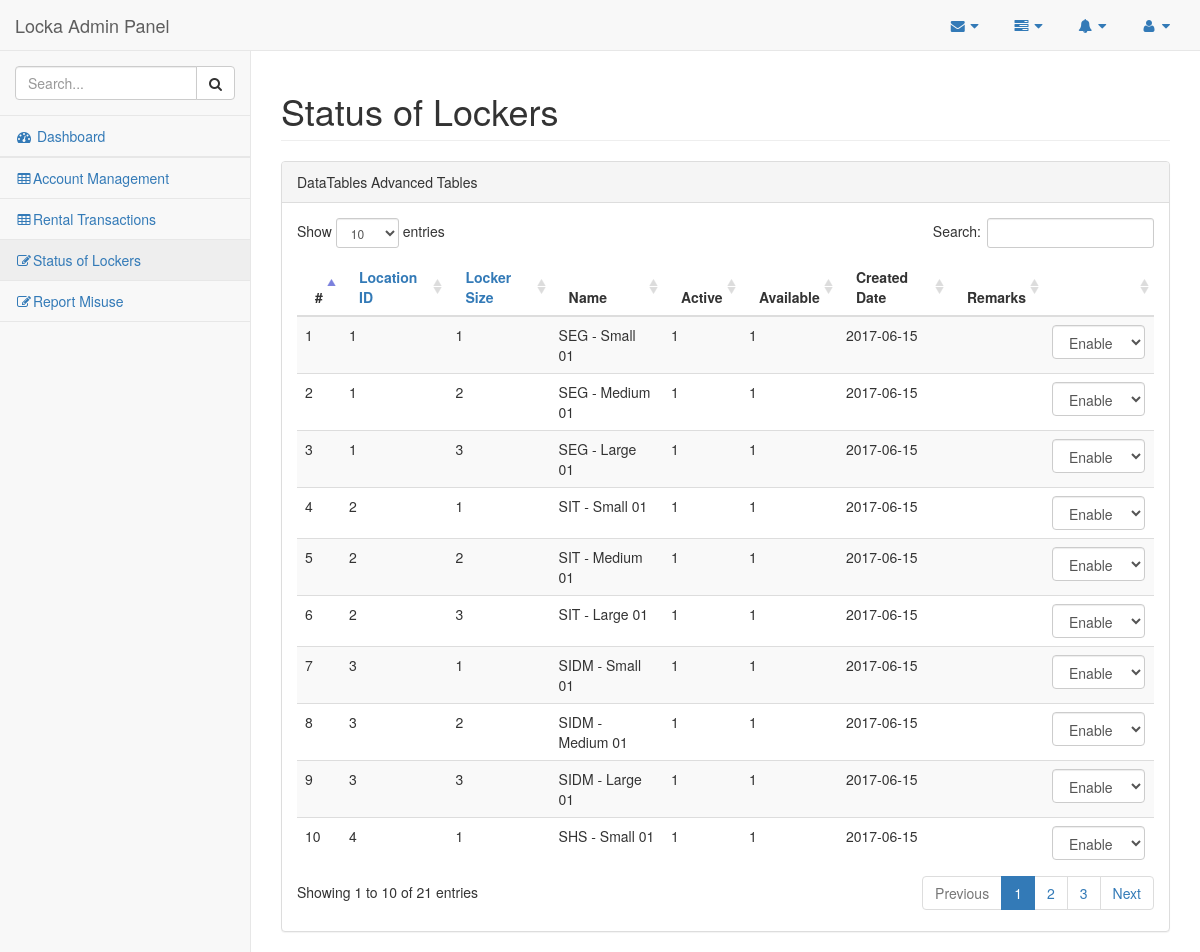
The app's page /index.php/lockerstatus, older data.
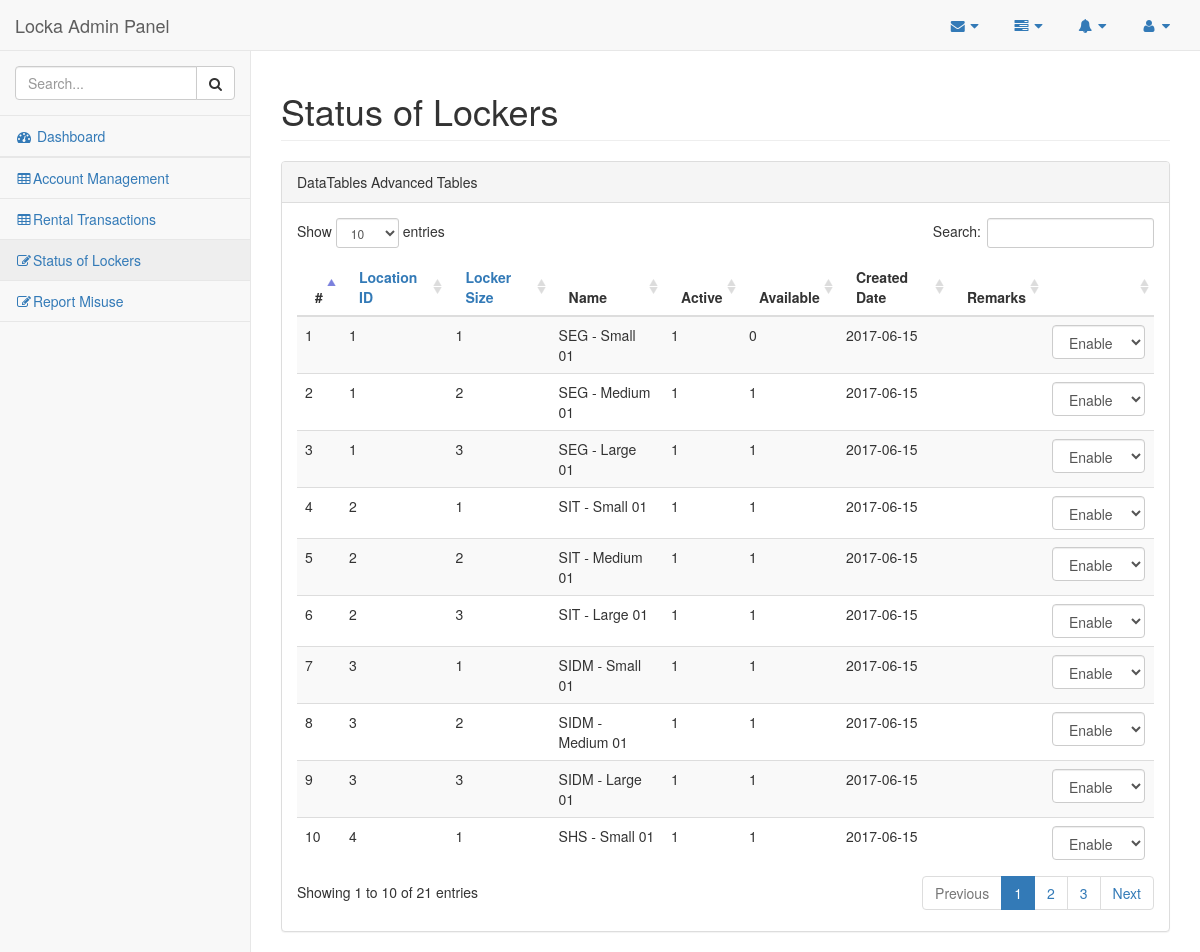
The same page, newer data.
### tables this page shows
CREATE TABLE IF NOT EXISTS `tbl_locker` (
  `ID` int(11) NOT NULL,
  `Location_ID` int(11) NOT NULL COMMENT 'Location ID - foreign key from location table',
  `Locker_Size_ID` int(11) NOT NULL,
  `Name` varchar(45) DEFAULT NULL,
  `Desc` varchar(45) DEFAULT NULL,
  `Remarks` varchar(120) DEFAULT NULL,
  `Is_Available` tinyint(4) NOT NULL DEFAULT '0',
  `Is_Active` tinyint(4) NOT NULL DEFAULT '0',
  `Created_By` varchar(45) NOT NULL,
  `Created_Date` date NOT NULL,
  PRIMARY KEY (`ID`,`Location_ID`)
);

### application/controllers/LockerStatus.php (called while the page is built, shortened)
<?php
	class LockerStatus extends CI_Controller {
		public function index()
		{
			$this->load->model('AdminModel');
			$data['lockerlist'] = $this->AdminModel->GenerateLockerList();
			$this->load->view('Admin/AllLockerStatus', $data);
		}
	}
?>

### index.php (called while the page is built, shortened)
<?php
require_once BASEPATH.'core/CodeIgniter.php';

### application/models/AdminModel.php (called while the page is built, shortened)
<?php
	class AdminModel extends CI_Model
	{
		function GenerateLockerList()
		{
			$this->db->select('*');
			$this->db->from('tbl_locker');
			$query = $this->db->get();
			$result = $query->result();
			$list = Array();
			for ($i = 0; $i < count($result); $i++)
			{
				$list[$i] = (object)NULL;
				$list[$i]->Location_ID = $result[$i]->Location_ID;
				$list[$i]->Locker_Size_ID = $result[$i]->Locker_Size_ID;
				$list[$i]->Name = $result[$i]->Name;
				$list[$i]->Desc = $result[$i]->Desc;
				$list[$i]->Remarks = $result[$i]->Remarks;
				$list[$i]->Is_Active = $result[$i]->Is_Active;
				$list[$i]->Is_Available = $result[$i]->Is_Available;
				$list[$i]->Created_By = $result[$i]->Created_By;
				$list[$i]->Created_Date = $result[$i]->Created_Date;
			}
			return $list;
		}
	}
?>

### application/views/Admin/AllLockerStatus.php (the view, shortened to what the changed rows need)
<!DOCTYPE html>
<html lang="en">
<head>
    <link href="<?=base_url()?>assets/admin-bs/vendor/bootstrap/css/bootstrap.min.css" rel="stylesheet">
    <link href="<?=base_url()?>assets/admin-bs/vendor/metisMenu/metisMenu.min.css" rel="stylesheet">
    <link href="<?=base_url()?>assets/admin-bs/vendor/datatables-plugins/dataTables.bootstrap.css" rel="stylesheet">
    <link href="<?=base_url()?>assets/admin-bs/vendor/datatables-responsive/dataTables.responsive.css" rel="stylesheet">
    <link href="<?=base_url()?>assets/admin-bs/dist/css/sb-admin-2.css" rel="stylesheet">
    <link href="<?=base_url()?>assets/admin-bs/vendor/font-awesome/css/font-awesome.min.css" rel="stylesheet" type="text/css">
</head>
<body>
    <div id="wrapper">
        <div id="page-wrapper">
            <div class="row">
                <div class="col-lg-12">
                    <h1 class="page-header">Status of Lockers</h1>
                </div>
            </div>
            <div class="row">
                <div class="col-lg-12">
                    <div class="panel panel-default">
                        <div class="panel-body">
                            <table width="100%" class="table table-striped" id="dataTables-example">
                                <thead>
                                    <tr>
                                        <th>#</th>
										<th>
										<a href="<?php echo base_url();?>LockerInfo"><i class=""></i> Location ID</a>
										</th>
										<th>
										<a href="<?php echo base_url();?>LockerSize"><i class=""></i> Locker Size</a>
										</th>
										<th>Name</th>
										<th>Active</th>
										<th>Available</th>
										<th>Created Date</th>
										<th>Remarks</th>
										<th></th>
										<tbody>
										<?php for ($i = 0; $i < count($lockerlist); ++$i) { ?>
										<tr>
										<td><?php echo ($i+1); ?></td>
										<td><?php echo $lockerlist[$i]->Location_ID; ?></td>
										<td><?php echo $lockerlist[$i]->Locker_Size_ID; ?></td>
										<td><?php echo $lockerlist[$i]->Name; ?></td>
										<td><?php echo $lockerlist[$i]->Is_Active; ?></td>
										<td><?php echo $lockerlist[$i]->Is_Available; ?></td>
										<td><?php echo $lockerlist[$i]->Created_Date; ?></td>
										<td><?php echo $lockerlist[$i]->Remarks; ?></td>
										<td><div class="form-group">
                                        <select class="form-control">
                                                <option>Enable</option>
                                        </select>
										</td>
                                        </div>
										</tr>
										<?php } ?>
</body>
</html>

Row changes from the older to the newer data that the page shows:
changed tbl_locker "SEG - Small 01": Is_Available "1" → "0"
